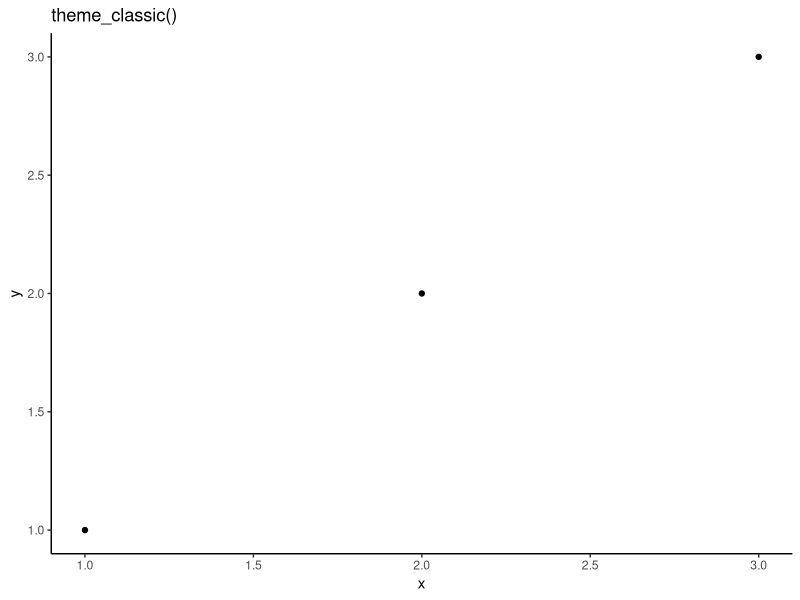

The R source for this figure:
library(ggplot2)
df <- data.frame(x = 1:3, y = 1:3)
base <- ggplot(df, aes(x, y)) + geom_point()
base + theme_classic() + ggtitle("theme_classic()")
#base + theme_void() + ggtitle("theme_void()")
